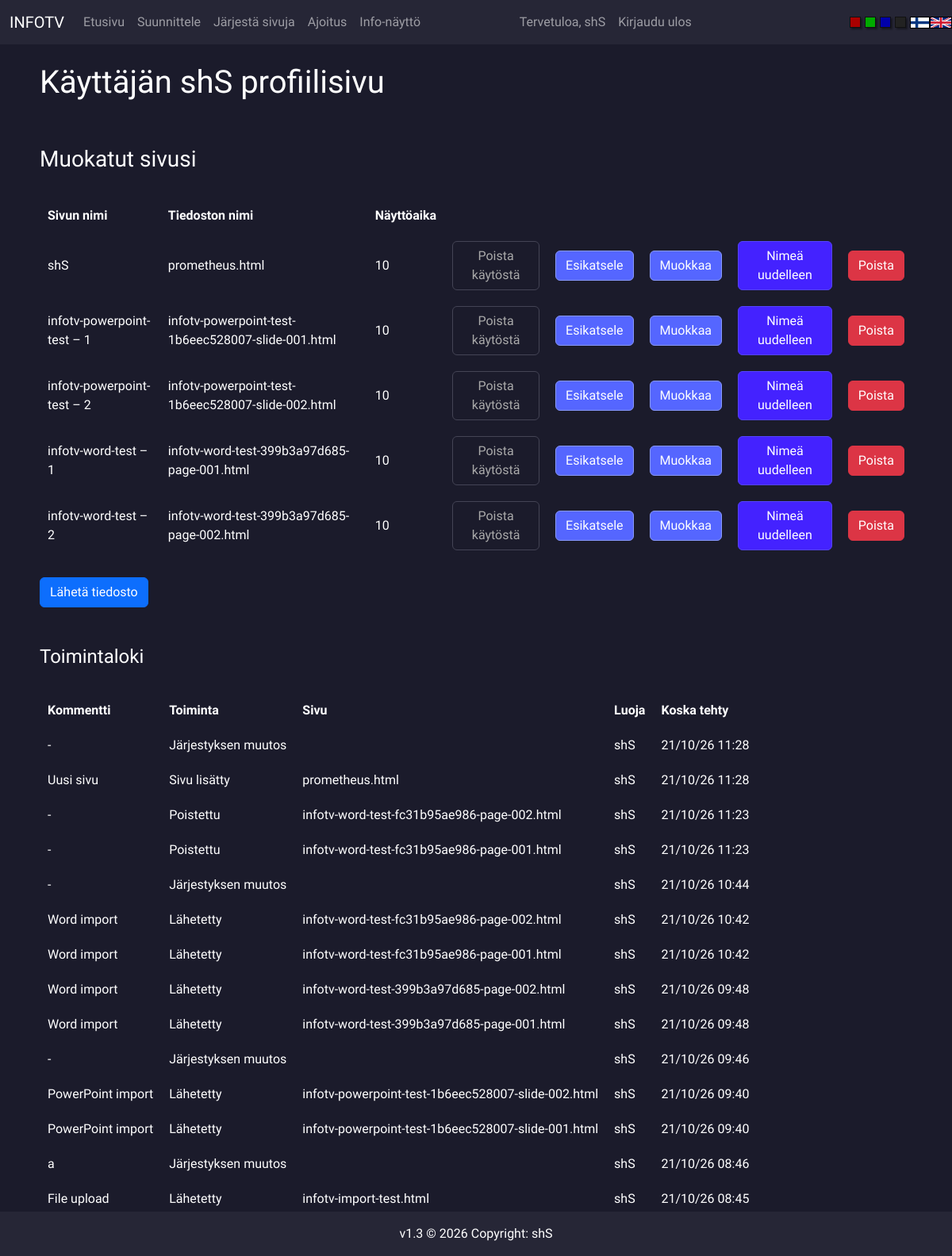
The app's page /profile (signed in) with its own data.
### FlaskTV/models.py (models this page shows, shortened)
class User(db.Model, UserMixin):
    id = db.Column(db.Integer(), primary_key=True)
    username = db.Column(db.String(length=30), nullable=False, unique=True)
    email_address = db.Column(db.String(length=50), nullable=False, unique=True)
    password_hash = db.Column(db.String(length=60), nullable=False)
    modified_pages = db.relationship('Page', backref='owned_user', lazy=True)
    @property
    def password(self):
        return self.password

class Page(db.Model):
    id = db.Column(db.Integer(), primary_key=True)
    name = db.Column(db.String(length=255), nullable=False)
    file = db.Column(db.String(length=255), nullable=False)
    time = db.Column(db.Integer(), nullable=False)
    owner = db.Column(db.Integer(), db.ForeignKey('user.id'), nullable=False)
    enabled = db.Column(db.Boolean(), nullable=False)

class Comment(db.Model):
    id = db.Column(db.Integer(), primary_key=True)
    owner = db.Column(db.Integer(), db.ForeignKey('user.id'), nullable=False)
    comment = db.Column(db.String(length=255), nullable=False)
    action = db.Column(db.String(length=255), nullable=False)
    pagefile_related = db.Column(db.String(length=255), nullable=True)
    time_created = db.Column(db.DateTime(timezone=True), server_default=func.now())
    @property
    def creator(self):
        return User.query.filter_by(id=self.owner).first()

### FlaskTV/routes.py (the view, shortened to what this page needs)
@app.route('/profile', methods=['GET', 'POST'])
@login_required
def profile_page():
    get_lang_prefix()
    removeform = langs.FORMS[langs.PREFIX]['removeform']()
    pages = Page.query.all()
    if current_user.username == 'admin':
        comments = Comment.query.all()
    else:
        comments = Comment.query.filter_by(owner=current_user.id).all()
    user = User.query.filter_by(username=current_user.username).first()
    all_users = User.query.all()
    return render_template(f'{langs.PREFIX}/profile.html', users=all_users, user=user, removeform=removeform,
                           comments=comments, pages=pages, actions=langs.ACTIONS[langs.PREFIX])

### FlaskTV/__init__.py (called while the page is built)
def datetimefilter(value, format="%d/%m/%y %H:%M"):
    tz = pytz.timezone('Europe/Helsinki')
    utc = pytz.timezone('UTC')
    value = utc.localize(value, is_dst=None).astimezone(pytz.utc)
    local_dt = value.astimezone(tz)
    return local_dt.strftime(format)

### FlaskTV/models.py (called while the page is built)
@login_manager.user_loader
def load_user(user_id):
    return User.query.get(int(user_id))

### FlaskTV/routes.py (called while the page is built)
def get_request_language():
    language = request.cookies.get('lang')
    return language if language in langs.LANGUAGES else langs.DEFAULT_LANGUAGE

@app.context_processor
def language_context():
    return {'current_lang': get_request_language()}

def get_lang_prefix():
    lang_prefix = get_request_language()
    langs.PREFIX = lang_prefix
    return lang_prefix

### FlaskTV/templates/fi/profile.html (shortened to what this page needs)
{% extends 'base.html' %}
{% block content %}
{% if current_user.username == 'admin' %}
<h1>Järjestelmänvalvojan sivut</h1>
{% else %}
<h1>Käyttäjän {{ current_user.username }} profiilisivu</h1>
{% endif %}
<br /><br />
<form method="POST">
{% if current_user.username == 'admin' %}
<h3>Kaikki sivut</h3>
<br />
<table>
    <tr class="fw-bold">
        <td>Sivun nimi</td>
        <td>Tiedoston nimi</td>
        <td>Näyttöaika</td>
        <td>Luoja</td>
    </tr>
{% for page in pages %}
    <tr>
    <td>{{ page.name }}</td>
    <td>{{ page.file }}</td>
    <td>{{ page.time }}</td>
    <td>{{ page.creator.username }}</td>
    {% if page.enabled %}
    <td><button type="button" id="disable-admin" data-bs-toggle="modal" data-bs-target="#Modal-RemoveConfirm-1" name="disable-{{ page.file }}" class="btn btn-outline-warning">Poista käytöstä</button></td>
    {% else %}
    <td><button type="button" id="enable-admin" data-bs-toggle="modal" data-bs-target="#Modal-RemoveConfirm-1" name="enable-{{ page.file }}" class="btn btn-primary">Ota käyttöön</button></td>
    {% endif %}
    <td><a href="{{ url_for('preview_page') }}?page={{ page.file }}" class="btn btn-info">Esikatsele</a></td>
    <td><button type="button" id="edit-admin" data-bs-toggle="modal" data-bs-target="#Modal-RemoveConfirm-1" name="edit-{{ page.file }}" class="btn btn-info">Muokkaa</button></td>
    <td><button type="button" id="rename-admin" data-bs-toggle="modal" data-bs-target="#Modal-RemoveConfirm-1" name="rename-{{ page.file }}" class="btn btn-success">Nimeä uudelleen</button></td>
    <td><button type="button" id="delete-admin" data-bs-toggle="modal" data-bs-target="#Modal-RemoveConfirm-1" name="delete-{{ page.file }}" class="btn btn-danger">Poista</button></td>
    </tr>
{% endfor %}
</table>
{% else %}
<h3>Muokatut sivusi</h3>
<br />
<table>
    <tr class="fw-bold">
        <td>Sivun nimi</td>
        <td>Tiedoston nimi</td>
        <td>Näyttöaika</td>
    </tr>
{% for page in user.modified_pages %}
    <tr>
    <td>{{ page.name }}</td>
    <td>{{ page.file }}</td>
    <td>{{ page.time }}</td>
    {% if page.enabled %}
    <td><button type="button" id="disable" data-bs-toggle="modal" data-bs-target="#Modal-RemoveConfirm-1" name="disable-{{ page.file }}" class="btn btn-outline-warning">Poista käytöstä</button></td>
    {% else %}
    <td><button type="button" id="enable" data-bs-toggle="modal" data-bs-target="#Modal-RemoveConfirm-1" name="enable-{{ page.file }}" class="btn btn-primary">Ota käyttöön</button></td>
    {% endif %}
    <td><a href="{{ url_for('preview_page') }}?page={{ page.file }}" class="btn btn-info">Esikatsele</a></td>
    <td><button type="button" id="edit" data-bs-toggle="modal" data-bs-target="#Modal-RemoveConfirm-1" name="edit-{{ page.file }}" class="btn btn-info">Muokkaa</button></td>
    <td><button type="button" id="rename" data-bs-toggle="modal" data-bs-target="#Modal-RemoveConfirm-1" name="rename-{{ page.file }}" class="btn btn-success">Nimeä uudelleen</button></td>
    <td><button type="button" id="delete" data-bs-toggle="modal" data-bs-target="#Modal-RemoveConfirm-1" name="delete-{{ page.file }}" class="btn btn-danger">Poista</button></td>
    </tr>
{% endfor %}
</table>
{% endif %}
<br />
<a href="{{ url_for('upload_page') }}" class="btn btn-primary">Lähetä tiedosto</a>
<br /><br /><br />
<h4>Toimintaloki</h4>
<br />
<table>
    <tr class="fw-bold">
        <td>Kommentti</td>
        <td>Toiminta</td>
        <td>Sivu</td>
        <td>Luoja</td>
        <td>Koska tehty</td>
    </tr>
    {% for comment in comments|reverse %}
    <tr>
        <td>{{ comment.comment }}</td>
        <td>{{ actions[comment.action] }}</td>
        <td>{{ comment.pagefile_related }}</td>
        <td>{{ comment.creator.username }} </td>
        <td>{{ comment.time_created | datetimefilter }}</td>
    </tr>
    {% endfor %}
</table>
</form>
{% endblock %}

### FlaskTV/templates/base.html (shortened to what this page needs)
<!DOCTYPE html>
<html lang="{{ current_lang }}">
<head>
    <link href="https://cdn.jsdelivr.net/npm/bootstrap@5.3.1/dist/css/bootstrap.min.css" rel="stylesheet">
    <link href="/static/base.css" rel="stylesheet" type="text/css">
    {% if request.cookies.get("theme") %}
    <link href="/static/{{ request.cookies.get('theme') }}.css" rel="stylesheet" type="text/css">
    {% else %}
    <link href="/static/blue.css" rel="stylesheet" type="text/css">
    {% endif %}
</head>
<body>
    {% include current_lang ~ "/nav.html" %}
    <br />
    <div id="main">
    {% block content %}
    {% endblock %}
  </div>
  <footer class="footer-bs text-center">
      <div class="text-center p-3">
          v1.3 © 2026 Copyright: shS
      </div>
</footer>
</body>
</html>

### FlaskTV/templates/fi/nav.html (shortened to what this page needs)
{% if request.cookies.get("theme") == "white" %}
<nav class="navbar navbar-expand-md navbar-light fw-bold s-accent">
{% else %}
<nav class="navbar navbar-expand-md navbar-dark s-accent">
{% endif %}
      <div class="container-fluid">
      <a class="navbar-brand" href="#">INFOTV</a>
      <div class="navbar-collapse multi-collapse collapse w-100" id="navbarNav">
        <ul class="navbar-nav mr-auto">
            <li class="nav-item active">
                <a class="nav-link" href="{{ url_for('home_page') }}">Etusivu</a>
            </li>
            <li class="nav-item">
                <a class="nav-link" href="{{ url_for('design_page') }}">Suunnittele</a>
            </li>
            <li class="nav-item">
                <a class="nav-link" href="{{ url_for('arrange_page') }}">Järjestä sivuja</a>
            </li>
            <li class="nav-item">
                <a class="nav-link" href="{{ url_for('timing_page') }}">Ajoitus</a>
            </li>
            <li class="nav-item">
                <a class="nav-link" href="{{ url_for('view_page') }}">Info-näyttö</a>
            </li>
        </ul>
        </div>
        {% if current_user.is_authenticated %}
        <div class="w-75 navbar-collapse multi-collapse collapse" id="navbarCred">
        <ul class="navbar-nav ml-auto">
            <li class="nav-item">
                <a class="nav-link" href="{{ url_for('profile_page') }}">Tervetuloa, {{ current_user.username }}</a>
            </li>
            <li class="nav-item">
                <a class="nav-link" href="{{ url_for('logout_page') }}">Kirjaudu ulos</a>
            </li>
        </ul>
      </div>
        {% endif %}
    </div>
    <div class="s-row">
        <a href="/set/red"><div class="s-square s-red"></div></a>
        <a href="/set/green"><div class="s-square s-green"></div></a>
        <a href="/set/blue"><div class="s-square s-blue"></div></a>
        <a href="/set/black"><div class="s-square s-black"></div></a>
        <a href="/lang/fi">
        <div class="f-fin-box">
            <div class="f-fin"></div>
        </div></a>
        <a href="/lang/en">
        <div class="f-en-box">
            <div class="f-en"></div>
        </div></a>
    </div>
    </nav>

### FlaskTV/static/base.css (style rules this page uses)
body { font-family: 'Raleway', sans-serif; font-size: 1.0em; }
.s-row { display: flex; justify-items: flex-start; }
.s-square { height: 14px; width: 14px; border: 1px solid #111; box-shadow: 2px 2px 2px 0px rgba(0, 0, 0, 0.4); margin-right: 5px; }
.s-red { background-color: #a00; }
.s-green { background-color: #0a0; }
.s-blue { background-color: #00a; }
.s-black { background-color: #222; }
.f-fin { width: 100%; height: 100%; background-size: contain; }
.f-en { width: 100%; height: 100%; background-size: contain; }
.f-fin-box { width: 25px; height:15px; border: 1px solid #000; }
.f-en-box { width: 28px; height:15px; border: 1px solid #000; }
th, td { padding: 10px; }
#main { margin-left: 50px; margin-right: 50px; margin-bottom: 50px; }

### FlaskTV/static/blue.css (style rules this page uses)
body { background-color: #1b1b2b; color: #fff; position: relative; }
.s-accent { color: #fff; background-color: #262636; }
.footer-bs { background-color: #262636; position: fixed; width: 100%; min-height: 30px; z-index: 1; bottom: 0; left: 0; }
.btn-outline-warning { color: #aaa; border-color: #445 !important; }
.btn-info { background-color: #56f !important; color: #fff; border-color: #89f !important; }
.btn-success { background-color: #42f !important; color: #fff; border-color: #54f !important; }

### records on screen
User: username "shS"
Page: name "shS", file "prometheus.html", time "10"
Page: name "infotv-powerpoint-test – 1", file "infotv-powerpoint-test-1b6eec528007-slide-001.html", time "10"
Page: name "infotv-powerpoint-test – 2", file "infotv-powerpoint-test-1b6eec528007-slide-002.html", time "10"
Page: name "infotv-word-test – 1", file "infotv-word-test-399b3a97d685-page-001.html", time "10"
Page: name "infotv-word-test – 2", file "infotv-word-test-399b3a97d685-page-002.html", time "10"
Comment: comment "-", action "Järjestyksen muutos", creator.username "shS", time_created "21/10/26 11:28"
Comment: comment "Uusi sivu", action "Sivu lisätty", pagefile_related "prometheus.html", creator.username "shS", time_created "21/10/26 11:28"
Comment: comment "-", action "Poistettu", pagefile_related "infotv-word-test-fc31b95ae986-page-002.html", creator.username "shS", time_created "21/10/26 11:23"
Comment: comment "-", action "Poistettu", pagefile_related "infotv-word-test-fc31b95ae986-page-001.html", creator.username "shS", time_created "21/10/26 11:23"
Comment: comment "-", action "Järjestyksen muutos", creator.username "shS", time_created "21/10/26 10:44"
Comment: comment "Word import", action "Lähetetty", pagefile_related "infotv-word-test-fc31b95ae986-page-002.html", creator.username "shS", time_created "21/10/26 10:42"
Comment: comment "Word import", action "Lähetetty", pagefile_related "infotv-word-test-fc31b95ae986-page-001.html", creator.username "shS", time_created "21/10/26 10:42"
Comment: comment "Word import", action "Lähetetty", pagefile_related "infotv-word-test-399b3a97d685-page-002.html", creator.username "shS", time_created "21/10/26 09:48"
Comment: comment "Word import", action "Lähetetty", pagefile_related "infotv-word-test-399b3a97d685-page-001.html", creator.username "shS", time_created "21/10/26 09:48"
Comment: comment "-", action "Järjestyksen muutos", creator.username "shS", time_created "21/10/26 09:46"
Comment: comment "PowerPoint import", action "Lähetetty", pagefile_related "infotv-powerpoint-test-1b6eec528007-slide-002.html", creator.username "shS", time_created "21/10/26 09:40"
Comment: comment "PowerPoint import", action "Lähetetty", pagefile_related "infotv-powerpoint-test-1b6eec528007-slide-001.html", creator.username "shS", time_created "21/10/26 09:40"
Comment: comment "a", action "Järjestyksen muutos", creator.username "shS", time_created "21/10/26 08:46"
Comment: comment "File upload", action "Lähetetty", pagefile_related "infotv-import-test.html", creator.username "shS", time_created "21/10/26 08:45"
